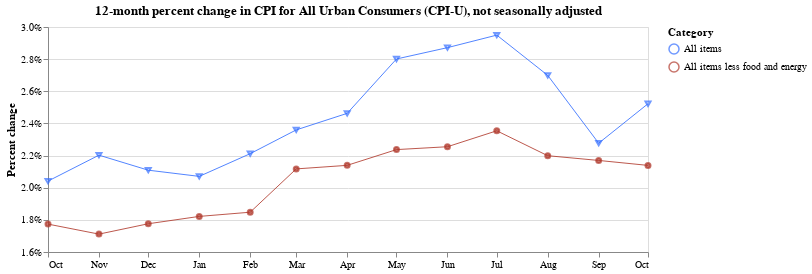

Source (notebook cell):
### Code cell
base = alt.Chart(
    two_cats,
    title="12-month percent change in CPI for All Urban Consumers (CPI-U), not seasonally adjusted"
).encode(
    x=alt.X(
        "date:T",
        timeUnit="utcyearmonth",
        axis=alt.Axis(
            title=None,
            labelAngle=0,
            grid=False,
            format="%b"
        )
    ),
    y=alt.Y(
        "pct_change:Q",
        axis=alt.Axis(title="Percent change", format='%'),
        scale=alt.Scale(domain=[0.016, 0.03])
    ),
    color=alt.Color(
        "series_items_name:N",
        legend=alt.Legend(title="Category"),
        scale=alt.Scale(range=["#336EFF", "#B03A2E",])
    )
)

line = base.mark_line(strokeWidth=0.85)
exes = base.transform_filter(alt.datum.series_items_name == 'All items').mark_point(shape="triangle-down", size=25)
points = base.transform_filter(alt.datum.series_items_name == 'All items less food and energy').mark_point(size=25, fill="#B03A2E")

(line + exes + points).properties(width=600, height=225)

### Figure 1 — Vega-Lite specification as saved in the notebook (floating-point values rounded to 4 significant figures)
{"$schema": "https://vega.github.io/schema/vega-lite/v2.6.0.json", "config": {"view": {"height": 300, "width": 400}}, "datasets": {"data-28c562be06c91a6fad55539f39f426ba": [{"date": "2017-10-01", "pct_change": 0.02041, "period_abbreviation": "OCT", "period_code": "M10", "period_id": "M10", "period_month": 10, "period_name": "October", "period_type": "monthly", "series_area_code": "0000", "series_area_id": "0000", "series_area_name": "U.S. city average", "series_id": "CUUR0000SA0", "series_items_code": "SA0", "series_items_id": "SA0", "series_items_name": "All items", "series_periodicity_code": "R", "series_periodicity_id": "R", "series_periodicity_name": "Monthly", "series_seasonally_adjusted": false, "series_survey": "All urban consumers", "series_title": "All items in U.S. city average, all urban consumers, not seasonally adjusted", "value": 246.7, "year": 2017}, {"date": "2017-11-01", "pct_change": 0.02203, "period_abbreviation": "NOV", "period_code": "M11", "period_id": "M11", "period_month": 11, "period_name": "November", "period_type": "monthly", "series_area_code": "0000", "series_area_id": "0000", "series_area_name": "U.S. city average", "series_id": "CUUR0000SA0", "series_items_code": "SA0", "series_items_id": "SA0", "series_items_name": "All items", "series_periodicity_code": "R", "series_periodicity_id": "R", "series_periodicity_name": "Monthly", "series_seasonally_adjusted": false, "series_survey": "All urban consumers", "series_title": "All items in U.S. city average, all urban consumers, not seasonally adjusted", "value": 246.7, "year": 2017}, {"date": "2017-12-01", "pct_change": 0.02109, "period_abbreviation": "DEC", "period_code": "M12", "period_id": "M12", "period_month": 12, "period_name": "December", "period_type": "monthly", "series_area_code": "0000", "series_area_id": "0000", "series_area_name": "U.S. city average", "series_id": "CUUR0000SA0", "series_items_code": "SA0", "series_items_id": "SA0", "series_items_name": "All items", "series_periodicity_code": "R", "series_periodicity_id": "R", "series_periodicity_name": "Monthly", "series_seasonally_adjusted": false, "series_survey": "All urban consumers", "series_title": "All items in U.S. city average, all urban consumers, not seasonally adjusted", "value": 246.5, "year": 2017}, {"date": "2018-01-01", "pct_change": 0.02071, "period_abbreviation": "JAN", "period_code": "M01", "period_id": "M01", "period_month": 1, "period_name": "January", "period_type": "monthly", "series_area_code": "0000", "series_area_id": "0000", "series_area_name": "U.S. city average", "series_id": "CUUR0000SA0", "series_items_code": "SA0", "series_items_id": "SA0", "series_items_name": "All items", "series_periodicity_code": "R", "series_periodicity_id": "R", "series_periodicity_name": "Monthly", "series_seasonally_adjusted": false, "series_survey": "All urban consumers", "series_title": "All items in U.S. city average, all urban consumers, not seasonally adjusted", "value": 247.9, "year": 2018}, {"date": "2018-02-01", "pct_change": 0.02212, "period_abbreviation": "FEB", "period_code": "M02", "period_id": "M02", "period_month": 2, "period_name": "February", "period_type": "monthly", "series_area_code": "0000", "series_area_id": "0000", "series_area_name": "U.S. city average", "series_id": "CUUR0000SA0", "series_items_code": "SA0", "series_items_id": "SA0", "series_items_name": "All items", "series_periodicity_code": "R", "series_periodicity_id": "R", "series_periodicity_name": "Monthly", "series_seasonally_adjusted": false, "series_survey": "All urban consumers", "series_title": "All items in U.S. city average, all urban consumers, not seasonally adjusted", "value": 249.0, "year": 2018}, {"date": "2018-03-01", "pct_change": 0.0236, "period_abbreviation": "MAR", "period_code": "M03", "period_id": "M03", "period_month": 3, "period_name": "March", "period_type": "monthly", "series_area_code": "0000", "series_area_id": "0000", "series_area_name": "U.S. city average", "series_id": "CUUR0000SA0", "series_items_code": "SA0", "series_items_id": "SA0", "series_items_name": "All items", "series_periodicity_code": "R", "series_periodicity_id": "R", "series_periodicity_name": "Monthly", "series_seasonally_adjusted": false, "series_survey": "All urban consumers", "series_title": "All items in U.S. city average, all urban consumers, not seasonally adjusted", "value": 249.6, "year": 2018}, {"date": "2018-04-01", "pct_change": 0.02463, "period_abbreviation": "APR", "period_code": "M04", "period_id": "M04", "period_month": 4, "period_name": "April", "period_type": "monthly", "series_area_code": "0000", "series_area_id": "0000", "series_area_name": "U.S. city average", "series_id": "CUUR0000SA0", "series_items_code": "SA0", "series_items_id": "SA0", "series_items_name": "All items", "series_periodicity_code": "R", "series_periodicity_id": "R", "series_periodicity_name": "Monthly", "series_seasonally_adjusted": false, "series_survey": "All urban consumers", "series_title": "All items in U.S. city average, all urban consumers, not seasonally adjusted", "value": 250.5, "year": 2018}, {"date": "2018-05-01", "pct_change": 0.02801, "period_abbreviation": "MAY", "period_code": "M05", "period_id": "M05", "period_month": 5, "period_name": "May", "period_type": "monthly", "series_area_code": "0000", "series_area_id": "0000", "series_area_name": "U.S. city average", "series_id": "CUUR0000SA0", "series_items_code": "SA0", "series_items_id": "SA0", "series_items_name": "All items", "series_periodicity_code": "R", "series_periodicity_id": "R", "series_periodicity_name": "Monthly", "series_seasonally_adjusted": false, "series_survey": "All urban consumers", "series_title": "All items in U.S. city average, all urban consumers, not seasonally adjusted", "value": 251.6, "year": 2018}, {"date": "2018-06-01", "pct_change": 0.02872, "period_abbreviation": "JUN", "period_code": "M06", "period_id": "M06", "period_month": 6, "period_name": "June", "period_type": "monthly", "series_area_code": "0000", "series_area_id": "0000", "series_area_name": "U.S. city average", "series_id": "CUUR0000SA0", "series_items_code": "SA0", "series_items_id": "SA0", "series_items_name": "All items", "series_periodicity_code": "R", "series_periodicity_id": "R", "series_periodicity_name": "Monthly", "series_seasonally_adjusted": false, "series_survey": "All urban consumers", "series_title": "All items in U.S. city average, all urban consumers, not seasonally adjusted", "value": 252.0, "year": 2018}, {"date": "2018-07-01", "pct_change": 0.0295, "period_abbreviation": "JUL", "period_code": "M07", "period_id": "M07", "period_month": 7, "period_name": "July", "period_type": "monthly", "series_area_code": "0000", "series_area_id": "0000", "series_area_name": "U.S. city average", "series_id": "CUUR0000SA0", "series_items_code": "SA0", "series_items_id": "SA0", "series_items_name": "All items", "series_periodicity_code": "R", "series_periodicity_id": "R", "series_periodicity_name": "Monthly", "series_seasonally_adjusted": false, "series_survey": "All urban consumers", "series_title": "All items in U.S. city average, all urban consumers, not seasonally adjusted", "value": 252.0, "year": 2018}, {"date": "2018-08-01", "pct_change": 0.02699, "period_abbreviation": "AUG", "period_code": "M08", "period_id": "M08", "period_month": 8, "period_name": "August", "period_type": "monthly", "series_area_code": "0000", "series_area_id": "0000", "series_area_name": "U.S. city average", "series_id": "CUUR0000SA0", "series_items_code": "SA0", "series_items_id": "SA0", "series_items_name": "All items", "series_periodicity_code": "R", "series_periodicity_id": "R", "series_periodicity_name": "Monthly", "series_seasonally_adjusted": false, "series_survey": "All urban consumers", "series_title": "All items in U.S. city average, all urban consumers, not seasonally adjusted", "value": 252.1, "year": 2018}, {"date": "2018-09-01", "pct_change": 0.02277, "period_abbreviation": "SEP", "period_code": "M09", "period_id": "M09", "period_month": 9, "period_name": "September", "period_type": "monthly", "series_area_code": "0000", "series_area_id": "0000", "series_area_name": "U.S. city average", "series_id": "CUUR0000SA0", "series_items_code": "SA0", "series_items_id": "SA0", "series_items_name": "All items", "series_periodicity_code": "R", "series_periodicity_id": "R", "series_periodicity_name": "Monthly", "series_seasonally_adjusted": false, "series_survey": "All urban consumers", "series_title": "All items in U.S. city average, all urban consumers, not seasonally adjusted", "value": 252.4, "year": 2018}, {"date": "2018-10-01", "pct_change": 0.02522, "period_abbreviation": "OCT", "period_code": "M10", "period_id": "M10", "period_month": 10, "period_name": "October", "period_type": "monthly", "series_area_code": "0000", "series_area_id": "0000", "series_area_name": "U.S. city average", "series_id": "CUUR0000SA0", "series_items_code": "SA0", "series_items_id": "SA0", "series_items_name": "All items", "series_periodicity_code": "R", "series_periodicity_id": "R", "series_periodicity_name": "Monthly", "series_seasonally_adjusted": false, "series_survey": "All urban consumers", "series_title": "All items in U.S. city average, all urban consumers, not seasonally adjusted", "value": 252.9, "year": 2018}, {"date": "2017-10-01", "pct_change": 0.01774, "period_abbreviation": "OCT", "period_code": "M10", "period_id": "M10", "period_month": 10, "period_name": "October", "period_type": "monthly", "series_area_code": "0000", "series_area_id": "0000", "series_area_name": "U.S. city average", "series_id": "CUUR0000SA0L1E", "series_items_code": "SA0L1E", "series_items_id": "SA0L1E", "series_items_name": "All items less food and energy", "series_periodicity_code": "R", "series_periodicity_id": "R", "series_periodicity_name": "Monthly", "series_seasonally_adjusted": false, "series_survey": "All urban consumers", "series_title": "All items less food and energy in U.S. city average, all urban consumers, not seasonally adjusted", "value": 253.6, "year": 2017}, {"date": "2017-11-01", "pct_change": 0.01711, "period_abbreviation": "NOV", "period_code": "M11", "period_id": "M11", "period_month": 11, "period_name": "November", "period_type": "monthly", "series_area_code": "0000", "series_area_id": "0000", "series_area_name": "U.S. city average", "series_id": "CUUR0000SA0L1E", "series_items_code": "SA0L1E", "series_items_id": "SA0L1E", "series_items_name": "All items less food and energy", "series_periodicity_code": "R", "series_periodicity_id": "R", "series_periodicity_name": "Monthly", "series_seasonally_adjusted": false, "series_survey": "All urban consumers", "series_title": "All items less food and energy in U.S. city average, all urban consumers, not seasonally adjusted", "value": 253.5, "year": 2017}, {"date": "2017-12-01", "pct_change": 0.01776, "period_abbreviation": "DEC", "period_code": "M12", "period_id": "M12", "period_month": 12, "period_name": "December", "period_type": "monthly", "series_area_code": "0000", "series_area_id": "0000", "series_area_name": "U.S. city average", "series_id": "CUUR0000SA0L1E", "series_items_code": "SA0L1E", "series_items_id": "SA0L1E", "series_items_name": "All items less food and energy", "series_periodicity_code": "R", "series_periodicity_id": "R", "series_periodicity_name": "Monthly", "series_seasonally_adjusted": false, "series_survey": "All urban consumers", "series_title": "All items less food and energy in U.S. city average, all urban consumers, not seasonally adjusted", "value": 253.6, "year": 2017}, {"date": "2018-01-01", "pct_change": 0.01821, "period_abbreviation": "JAN", "period_code": "M01", "period_id": "M01", "period_month": 1, "period_name": "January", "period_type": "monthly", "series_area_code": "0000", "series_area_id": "0000", "series_area_name": "U.S. city average", "series_id": "CUUR0000SA0L1E", "series_items_code": "SA0L1E", "series_items_id": "SA0L1E", "series_items_name": "All items less food and energy", "series_periodicity_code": "R", "series_periodicity_id": "R", "series_periodicity_name": "Monthly", "series_seasonally_adjusted": false, "series_survey": "All urban consumers", "series_title": "All items less food and energy in U.S. city average, all urban consumers, not seasonally adjusted", "value": 254.6, "year": 2018}, {"date": "2018-02-01", "pct_change": 0.01848, "period_abbreviation": "FEB", "period_code": "M02", "period_id": "M02", "period_month": 2, "period_name": "February", "period_type": "monthly", "series_area_code": "0000", "series_area_id": "0000", "series_area_name": "U.S. city average", "series_id": "CUUR0000SA0L1E", "series_items_code": "SA0L1E", "series_items_id": "SA0L1E", "series_items_name": "All items less food and energy", "series_periodicity_code": "R", "series_periodicity_id": "R", "series_periodicity_name": "Monthly", "series_seasonally_adjusted": false, "series_survey": "All urban consumers", "series_title": "All items less food and energy in U.S. city average, all urban consumers, not seasonally adjusted", "value": 255.8, "year": 2018}, {"date": "2018-03-01", "pct_change": 0.02117, "period_abbreviation": "MAR", "period_code": "M03", "period_id": "M03", "period_month": 3, "period_name": "March", "period_type": "monthly", "series_area_code": "0000", "series_area_id": "0000", "series_area_name": "U.S. city average", "series_id": "CUUR0000SA0L1E", "series_items_code": "SA0L1E", "series_items_id": "SA0L1E", "series_items_name": "All items less food and energy", "series_periodicity_code": "R", "series_periodicity_id": "R", "series_periodicity_name": "Monthly", "series_seasonally_adjusted": false, "series_survey": "All urban consumers", "series_title": "All items less food and energy in U.S. city average, all urban consumers, not seasonally adjusted", "value": 256.6, "year": 2018}, {"date": "2018-04-01", "pct_change": 0.02139, "period_abbreviation": "APR", "period_code": "M04", "period_id": "M04", "period_month": 4, "period_name": "April", "period_type": "monthly", "series_area_code": "0000", "series_area_id": "0000", "series_area_name": "U.S. city average", "series_id": "CUUR0000SA0L1E", "series_items_code": "SA0L1E", "series_items_id": "SA0L1E", "series_items_name": "All items less food and energy", "series_periodicity_code": "R", "series_periodicity_id": "R", "series_periodicity_name": "Monthly", "series_seasonally_adjusted": false, "series_survey": "All urban consumers", "series_title": "All items less food and energy in U.S. city average, all urban consumers, not seasonally adjusted", "value": 257.0, "year": 2018}, {"date": "2018-05-01", "pct_change": 0.02237, "period_abbreviation": "MAY", "period_code": "M05", "period_id": "M05", "period_month": 5, "period_name": "May", "period_type": "monthly", "series_area_code": "0000", "series_area_id": "0000", "series_area_name": "U.S. city average", "series_id": "CUUR0000SA0L1E", "series_items_code": "SA0L1E", "series_items_id": "SA0L1E", "series_items_name": "All items less food and energy", "series_periodicity_code": "R", "series_periodicity_id": "R", "series_periodicity_name": "Monthly", "series_seasonally_adjusted": false, "series_survey": "All urban consumers", "series_title": "All items less food and energy in U.S. city average, all urban consumers, not seasonally adjusted", "value": 257.5, "year": 2018}, {"date": "2018-06-01", "pct_change": 0.02255, "period_abbreviation": "JUN", "period_code": "M06", "period_id": "M06", "period_month": 6, "period_name": "June", "period_type": "monthly", "series_area_code": "0000", "series_area_id": "0000", "series_area_name": "U.S. city average", "series_id": "CUUR0000SA0L1E", "series_items_code": "SA0L1E", "series_items_id": "SA0L1E", "series_items_name": "All items less food and energy", "series_periodicity_code": "R", "series_periodicity_id": "R", "series_periodicity_name": "Monthly", "series_seasonally_adjusted": false, "series_survey": "All urban consumers", "series_title": "All items less food and energy in U.S. city average, all urban consumers, not seasonally adjusted", "value": 257.7, "year": 2018}, {"date": "2018-07-01", "pct_change": 0.02354, "period_abbreviation": "JUL", "period_code": "M07", "period_id": "M07", "period_month": 7, "period_name": "July", "period_type": "monthly", "series_area_code": "0000", "series_area_id": "0000", "series_area_name": "U.S. city average", "series_id": "CUUR0000SA0L1E", "series_items_code": "SA0L1E", "series_items_id": "SA0L1E", "series_items_name": "All items less food and energy", "series_periodicity_code": "R", "series_periodicity_id": "R", "series_periodicity_name": "Monthly", "series_seasonally_adjusted": false, "series_survey": "All urban consumers", "series_title": "All items less food and energy in U.S. city average, all urban consumers, not seasonally adjusted", "value": 257.9, "year": 2018}, {"date": "2018-08-01", "pct_change": 0.02199, "period_abbreviation": "AUG", "period_code": "M08", "period_id": "M08", "period_month": 8, "period_name": "August", "period_type": "monthly", "series_area_code": "0000", "series_area_id": "0000", "series_area_name": "U.S. city average", "series_id": "CUUR0000SA0L1E", "series_items_code": "SA0L1E", "series_items_id": "SA0L1E", "series_items_name": "All items less food and energy", "series_periodicity_code": "R", "series_periodicity_id": "R", "series_periodicity_name": "Monthly", "series_seasonally_adjusted": false, "series_survey": "All urban consumers", "series_title": "All items less food and energy in U.S. city average, all urban consumers, not seasonally adjusted", "value": 258.0, "year": 2018}, {"date": "2018-09-01", "pct_change": 0.0217, "period_abbreviation": "SEP", "period_code": "M09", "period_id": "M09", "period_month": 9, "period_name": "September", "period_type": "monthly", "series_area_code": "0000", "series_area_id": "0000", "series_area_name": "U.S. city average", "series_id": "CUUR0000SA0L1E", "series_items_code": "SA0L1E", "series_items_id": "SA0L1E", "series_items_name": "All items less food and energy", "series_periodicity_code": "R", "series_periodicity_id": "R", "series_periodicity_name": "Monthly", "series_seasonally_adjusted": false, "series_survey": "All urban consumers", "series_title": "All items less food and energy in U.S. city average, all urban consumers, not seasonally adjusted", "value": 258.4, "year": 2018}, {"date": "2018-10-01", "pct_change": 0.02139, "period_abbreviation": "OCT", "period_code": "M10", "period_id": "M10", "period_month": 10, "period_name": "October", "period_type": "monthly", "series_area_code": "0000", "series_area_id": "0000", "series_area_name": "U.S. city average", "series_id": "CUUR0000SA0L1E", "series_items_code": "SA0L1E", "series_items_id": "SA0L1E", "series_items_name": "All items less food and energy", "series_periodicity_code": "R", "series_periodicity_id": "R", "series_periodicity_name": "Monthly", "series_seasonally_adjusted": false, "series_survey": "All urban consumers", "series_title": "All items less food and energy in U.S. city average, all urban consumers, not seasonally adjusted", "value": 259.1, "year": 2018}]}, "height": 225, "layer": [{"data": {"name": "data-28c562be06c91a6fad55539f39f426ba"}, "encoding": {"color": {"field": "series_items_name", "legend": {"title": "Category"}, "scale": {"range": ["#336EFF", "#B03A2E"]}, "type": "nominal"}, "x": {"axis": {"format": "%b", "grid": false, "labelAngle": 0, "title": null}, "field": "date", "timeUnit": "utcyearmonth", "type": "temporal"}, "y": {"axis": {"format": "%", "title": "Percent change"}, "field": "pct_change", "scale": {"domain": [0.016, 0.03]}, "type": "quantitative"}}, "mark": {"strokeWidth": 0.85, "type": "line"}, "title": "12-month percent change in CPI for All Urban Consumers (CPI-U), not seasonally adjusted"}, {"data": {"name": "data-28c562be06c91a6fad55539f39f426ba"}, "encoding": {"color": {"field": "series_items_name", "legend": {"title": "Category"}, "scale": {"range": ["#336EFF", "#B03A2E"]}, "type": "nominal"}, "x": {"axis": {"format": "%b", "grid": false, "labelAngle": 0, "title": null}, "field": "date", "timeUnit": "utcyearmonth", "type": "temporal"}, "y": {"axis": {"format": "%", "title": "Percent change"}, "field": "pct_change", "scale": {"domain": [0.016, 0.03]}, "type": "quantitative"}}, "mark": {"shape": "triangle-down", "size": 25, "type": "point"}, "title": "12-month percent change in CPI for All Urban Consumers (CPI-U), not seasonally adjusted", "transform": [{"filter": "(datum.series_items_name === 'All items')"}]}, {"data": {"name": "data-28c562be06c91a6fad55539f39f426ba"}, "encoding": {"color": {"field": "series_items_name", "legend": {"title": "Category"}, "scale": {"range": ["#336EFF", "#B03A2E"]}, "type": "nominal"}, "x": {"axis": {"format": "%b", "grid": false, "labelAngle": 0, "title": null}, "field": "date", "timeUnit": "utcyearmonth", "type": "temporal"}, "y": {"axis": {"format": "%", "title": "Percent change"}, "field": "pct_change", "scale": {"domain": [0.016, 0.03]}, "type": "quantitative"}}, "mark": {"fill": "#B03A2E", "size": 25, "type": "point"}, "title": "12-month percent change in CPI for All Urban Consumers (CPI-U), not seasonally adjusted", "transform": [{"filter": "(datum.series_items_name === 'All items less food and energy')"}]}], "width": 600}
